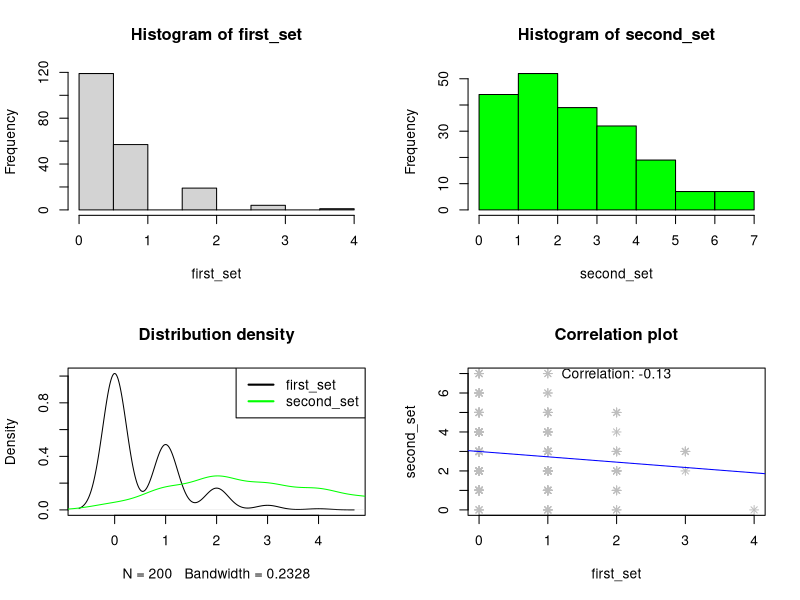

This figure's R source:
# Practice 1 (11.09.21)

# 1. Generate two Poisson random sets consisting of 200 numbers: the first set w/ mean = 0.5, the second one - w/ mean = 3. /rpois
first_set = rpois(200, 0.5)
first_set
second_set = rpois(200, 3)
second_set

# 2. Create plots with a(-) distribution(-s) of both two sets.
par(mfrow=c(2,2))
hist(first_set) # I have chosen histogram (freq. distribution) to analyze how often each value in a set of data occurs.
hist(second_set, col = "green")
plot(density(first_set), main = "Distribution density") # As it was discussed in Lecture 1, density f. is a good choice to show some distr. on a one plot at once.
lines(density(second_set), col = "green")
legend(x = "topright", legend = c("first_set", "second_set"), lty = c(1, 1), col = c("black", "green"), lwd = 2)  

# 3. Find out whether a linear dependence between these two sets exists.
sets = cbind(first_set, second_set)
plot(sets[,1],sets[,2], pch = 8, col = "grey", main = "Correlation plot", xlab = "first_set", ylab = "second_set") # plot(sets)
lm(sets[,2] ~ sets[,1])
abline(lm(sets[,2] ~ sets[,1]), col = "blue",)
text(paste("Correlation:", round(cor(sets[,1], sets[,2]), 2)), x = 2, y = 7) # x n y may be outside due to random sets formation. That is why:
cor.test(sets[,1],sets[,2]) # the more abs. value of cor. [-1,1], the stronger dependence between the sets.

# 4. Save two datasets in txt.
write.table(sets,'sets.txt')
